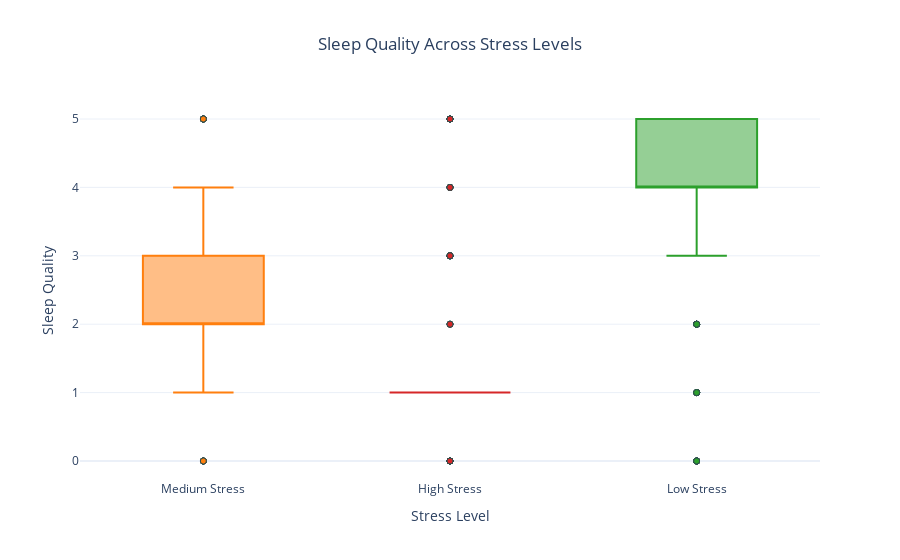

Write notebook code for a chart like this one.
### Markdown cell above
### Sleep Quality Across Stress Levels

### Code cell
# Map stress levels to readable labels 
df["stress_label"] = df["stress_level"].map({
    0: "Low Stress",
    1: "Medium Stress",
    2: "High Stress"
})

# Create polished box plot
fig = px.box(
    df,
    x="stress_label",
    y="sleep_quality",
    color="stress_label",
    title="Sleep Quality Across Stress Levels",
    labels={
        "stress_label": "Stress Level",
        "sleep_quality": "Sleep Quality (Higher = Better)"
    },
    color_discrete_map={
        "Low Stress": "#2ca02c",     # Green
        "Medium Stress": "#ff7f0e",  # Orange
        "High Stress": "#d62728"     # Red
    }
)

# Layout tweaks
fig.update_layout(
    title_x=0.5,        # Center the title
    template="plotly_white",
    xaxis_title="Stress Level",
    yaxis_title="Sleep Quality",
    showlegend=False     # Legend not needed for single variable
)

# Add box outline for clarity
fig.update_traces(marker=dict(line=dict(width=1, color='DarkSlateGrey')))

fig.show()

### Figure 1 — Plotly figure (JSON) as saved in the notebook; plotly's stock layout.template omitted (floating-point values rounded to 4 significant figures; data arrays with more than 128 entries replaced by an {"elided": "..."} marker saying what was removed)
{"data": [{"alignmentgroup": "True", "hovertemplate": "Stress Level=%{x}<br>Sleep Quality (Higher = Better)=%{y}<extra></extra>", "legendgroup": "Medium Stress", "marker": {"color": "#ff7f0e", "line": {"color": "DarkSlateGrey", "width": 1}}, "name": "Medium Stress", "notched": false, "offsetgroup": "Medium Stress", "orientation": "v", "showlegend": true, "type": "box", "x": {"elided": "358 str values"}, "x0": " ", "xaxis": "x", "y": {"elided": "358 int values"}, "y0": " ", "yaxis": "y"}, {"alignmentgroup": "True", "hovertemplate": "Stress Level=%{x}<br>Sleep Quality (Higher = Better)=%{y}<extra></extra>", "legendgroup": "High Stress", "marker": {"color": "#d62728", "line": {"color": "DarkSlateGrey", "width": 1}}, "name": "High Stress", "notched": false, "offsetgroup": "High Stress", "orientation": "v", "showlegend": true, "type": "box", "x": {"elided": "369 str values"}, "x0": " ", "xaxis": "x", "y": {"elided": "369 int values"}, "y0": " ", "yaxis": "y"}, {"alignmentgroup": "True", "hovertemplate": "Stress Level=%{x}<br>Sleep Quality (Higher = Better)=%{y}<extra></extra>", "legendgroup": "Low Stress", "marker": {"color": "#2ca02c", "line": {"color": "DarkSlateGrey", "width": 1}}, "name": "Low Stress", "notched": false, "offsetgroup": "Low Stress", "orientation": "v", "showlegend": true, "type": "box", "x": {"elided": "373 str values"}, "x0": " ", "xaxis": "x", "y": {"elided": "373 int values"}, "y0": " ", "yaxis": "y"}], "layout": {"boxmode": "overlay", "legend": {"title": {"text": "Stress Level"}, "tracegroupgap": 0}, "showlegend": false, "title": {"text": "Sleep Quality Across Stress Levels", "x": 0.5}, "xaxis": {"anchor": "y", "categoryarray": ["Medium Stress", "High Stress", "Low Stress"], "categoryorder": "array", "domain": [0, 1], "title": {"text": "Stress Level"}}, "yaxis": {"anchor": "x", "domain": [0, 1], "title": {"text": "Sleep Quality"}}}}
